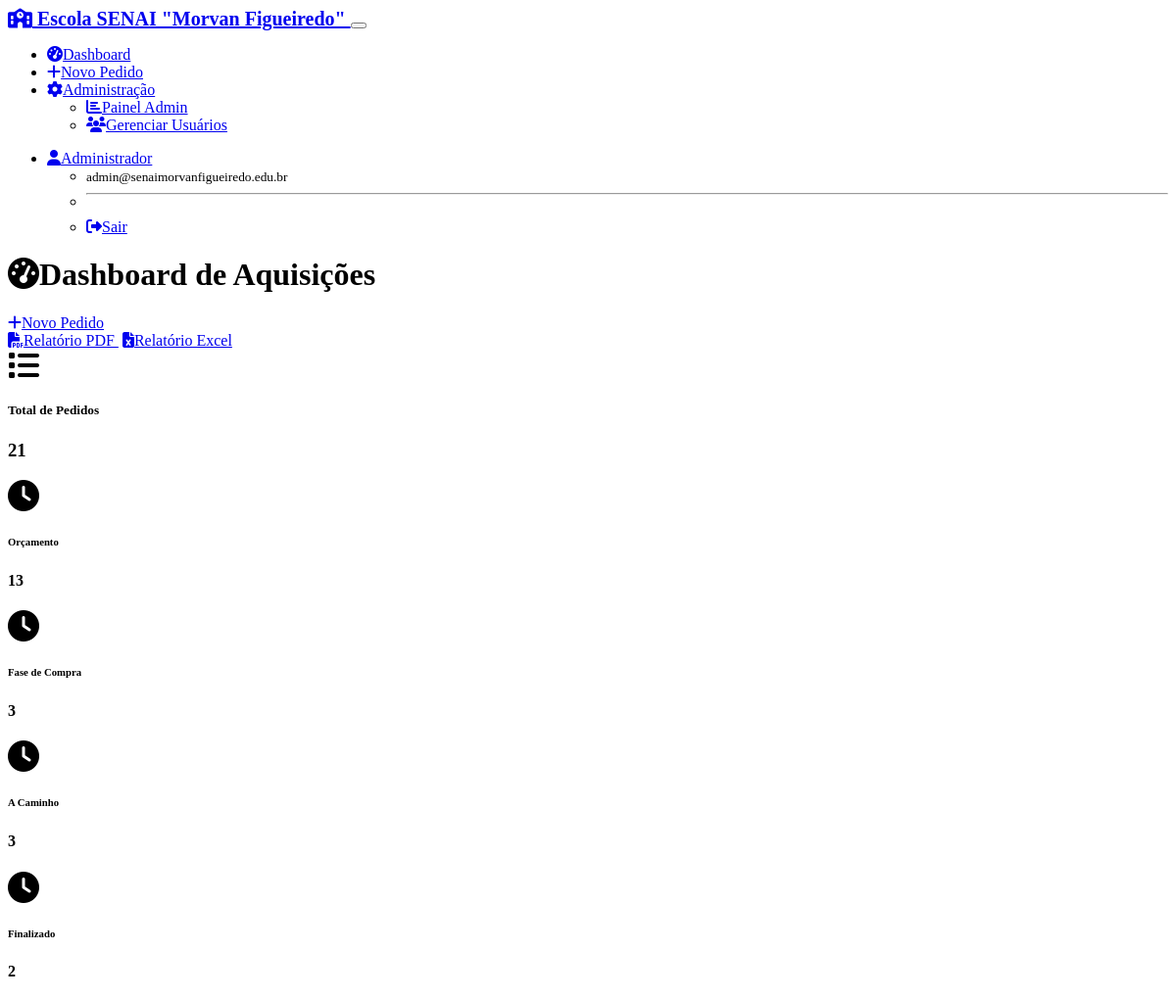
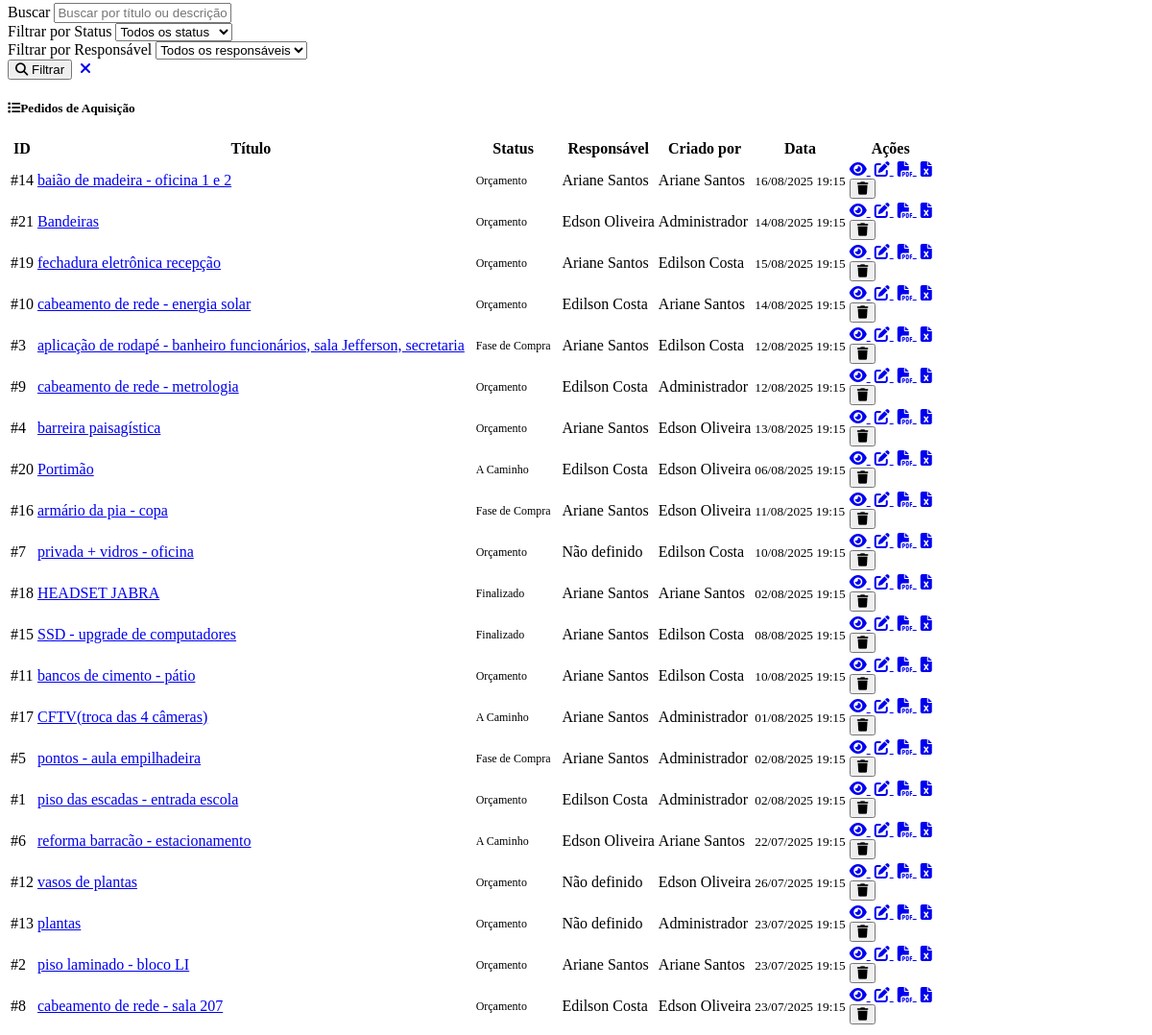
The page /dashboard (signed in) on the database its author committed (2 pictures, top to bottom).
### models.py (models this page shows, shortened)
class User(UserMixin, db.Model):
    id = db.Column(db.Integer, primary_key=True)
    username = db.Column(db.String(64), unique=True, nullable=False)
    email = db.Column(db.String(120), unique=True, nullable=False)
    full_name = db.Column(db.String(120), nullable=False)
    password_hash = db.Column(db.String(256))
    needs_password_reset = db.Column(db.Boolean, default=False, nullable=False)
    is_admin = db.Column(db.Boolean, default=False, nullable=False)
    active = db.Column(db.Boolean, default=True, nullable=False)
    created_at = db.Column(db.DateTime, default=datetime.utcnow)
    @property
    def is_active(self):
        return self.active
    acquisition_requests = db.relationship('AcquisitionRequest', foreign_keys='AcquisitionRequest.created_by_id', backref='creator', lazy='dynamic')
    assigned_requests = db.relationship('AcquisitionRequest', foreign_keys='AcquisitionRequest.responsible_id', backref='responsible', lazy='dynamic')
    status_changes = db.relationship('StatusChange', backref='changed_by_user', lazy='dynamic')

class AcquisitionRequest(db.Model):
    id = db.Column(db.Integer, primary_key=True)
    title = db.Column(db.String(200), nullable=False)
    description = db.Column(db.Text, nullable=False)
    status = db.Column(db.String(50), nullable=False, default='orcamento')
    observations = db.Column(db.Text)
    created_at = db.Column(db.DateTime, default=datetime.utcnow)
    updated_at = db.Column(db.DateTime, default=datetime.utcnow, onupdate=datetime.utcnow)
    created_by_id = db.Column(db.Integer, db.ForeignKey('user.id'), nullable=False)
    responsible_id = db.Column(db.Integer, db.ForeignKey('user.id'))
    attachments = db.relationship('Attachment', backref='request', lazy='dynamic', cascade='all, delete-orphan')
    status_changes = db.relationship('StatusChange', backref='request', lazy='dynamic', cascade='all, delete-orphan')
    STATUS_CHOICES = [
        ('orcamento', 'Orçamento'),
        ('fase_compra', 'Fase de Compra'),
        ('a_caminho', 'A Caminho'),
        ('finalizado', 'Finalizado')
    ]

### routes.py (the view)
@app.route('/')
@app.route('/dashboard')
@login_required
def dashboard():
    search_form = SearchForm()
    search = request.args.get('search', '')
    status_filter = request.args.get('status_filter', '')
    responsible_filter = request.args.get('responsible_filter', 0, type=int)
    query = AcquisitionRequest.query
    if search:
        query = query.filter(or_(
            AcquisitionRequest.title.contains(search),
            AcquisitionRequest.description.contains(search)
        ))
    if status_filter:
        query = query.filter(AcquisitionRequest.status == status_filter)
    if responsible_filter > 0:
        query = query.filter(AcquisitionRequest.responsible_id == responsible_filter)
    requests = query.order_by(desc(AcquisitionRequest.updated_at)).all()
    total_requests = AcquisitionRequest.query.count()
    status_counts = {}
    for status_code, status_name in AcquisitionRequest.STATUS_CHOICES:
        count = AcquisitionRequest.query.filter_by(status=status_code).count()
        status_counts[status_name] = count
    search_form.search.data = search
    search_form.status_filter.data = status_filter
    search_form.responsible_filter.data = responsible_filter
    return render_template('dashboard.html',
                         requests=requests,
                         search_form=search_form,
                         total_requests=total_requests,
                         status_counts=status_counts)

### forms.py
class SearchForm(FlaskForm):
    search = StringField('Buscar', validators=[Optional(), Length(max=100)])
    status_filter = SelectField('Filtrar por Status', validators=[Optional()])
    responsible_filter = SelectField('Filtrar por Responsável', coerce=int, validators=[Optional()])
    submit = SubmitField('Filtrar')
    def __init__(self, *args, **kwargs):
        super(SearchForm, self).__init__(*args, **kwargs)
        self.status_filter.choices = [('', 'Todos os status')] + AcquisitionRequest.STATUS_CHOICES
        self.responsible_filter.choices = [(0, 'Todos os responsáveis')] + [
            (user.id, user.full_name) for user in User.query.filter_by(active=True).all()
        ]

### app.py (called while the page is built)
@login_manager.user_loader
def load_user(user_id):
    from models import User
    return User.query.get(int(user_id))

### templates/dashboard.html (shortened to what this page needs)
{% extends "base.html" %}
{% block content %}
<div class="d-flex justify-content-between align-items-center mb-4">
    <h1><i class="fas fa-tachometer-alt me-2"></i>Dashboard de Aquisições</h1>
    <div class="btn-group">
        <a href="{{ url_for('new_request') }}" class="btn btn-primary">
            <i class="fas fa-plus me-1"></i>Novo Pedido
        </a>
        {% if current_user.is_admin %}
        <div class="btn-group">
            <a href="{{ url_for('generate_general_pdf') }}" class="btn btn-success">
                <i class="fas fa-file-pdf me-1"></i>Relatório PDF
            </a>
            <a href="{{ url_for('export_excel_all') }}" class="btn btn-success">
                <i class="fas fa-file-excel me-1"></i>Relatório Excel
            </a>
        </div>
        {% endif %}
    </div>
</div>
<div class="row mb-4">
    <div class="col-md-3">
        <div class="card text-center">
            <div class="card-body">
                <i class="fas fa-list fa-2x text-primary mb-2"></i>
                <h5 class="card-title">Total de Pedidos</h5>
                <h3 class="text-primary">{{ total_requests }}</h3>
            </div>
        </div>
    </div>
    {% for status_name, count in status_counts.items() %}
    <div class="col-md-3">
        <div class="card text-center">
            <div class="card-body">
                <i class="fas fa-clock fa-2x text-info mb-2"></i>
                <h6 class="card-title">{{ status_name }}</h6>
                <h4 class="text-info">{{ count }}</h4>
            </div>
        </div>
    </div>
    {% endfor %}
</div>
<div class="card mb-4">
    <div class="card-body">
        <form method="GET" class="row g-3">
            <div class="col-md-4">
                {{ search_form.search.label(class="form-label") }}
                {{ search_form.search(class="form-control", placeholder="Buscar por título ou descrição...") }}
            </div>
            <div class="col-md-3">
                {{ search_form.status_filter.label(class="form-label") }}
                {{ search_form.status_filter(class="form-select") }}
            </div>
            <div class="col-md-3">
                {{ search_form.responsible_filter.label(class="form-label") }}
                {{ search_form.responsible_filter(class="form-select") }}
            </div>
            <div class="col-md-2 d-flex align-items-end">
                <button type="submit" class="btn btn-secondary me-2">
                    <i class="fas fa-search"></i> Filtrar
                </button>
                <a href="{{ url_for('dashboard') }}" class="btn btn-outline-secondary">
                    <i class="fas fa-times"></i>
                </a>
            </div>
        </form>
    </div>
</div>
<div class="card">
    <div class="card-header">
        <h5 class="mb-0"><i class="fas fa-list me-2"></i>Pedidos de Aquisição</h5>
    </div>
    <div class="card-body">
        {% if requests %}
            <div class="table-responsive">
                <table class="table table-hover">
                    <thead>
                        <tr>
                            <th>ID</th>
                            <th>Título</th>
                            <th>Status</th>
                            <th>Responsável</th>
                            <th>Criado por</th>
                            <th>Data</th>
                            <th>Ações</th>
                        </tr>
                    </thead>
                    <tbody>
                        {% for request in requests %}
                        <tr>
                            <td>#{{ request.id }}</td>
                            <td>
                                <a href="{{ url_for('view_request', id=request.id) }}" class="text-decoration-none">
                                    {{ request.title }}
                                </a>
                            </td>
                            <td>
                                {% set status_classes = {
                                    'orcamento': 'warning',
                                    'fase_compra': 'info',
                                    'a_caminho': 'primary',
                                    'finalizado': 'success'
                                } %}
                                {% set status_names = {
                                    'orcamento': 'Orçamento',
                                    'fase_compra': 'Fase de Compra',
                                    'a_caminho': 'A Caminho',
                                    'finalizado': 'Finalizado'
                                } %}
                                <span class="badge bg-{{ status_classes.get(request.status, 'secondary') }} text-white">
                                    {{ status_names.get(request.status, request.status) }}
                                </span>
                            </td>
                            <td>
                                {% if request.responsible %}
                                    {{ request.responsible.full_name }}
                                {% else %}
                                    <span class="text-muted">Não definido</span>
                                {% endif %}
                            </td>
                            <td>{{ request.creator.full_name }}</td>
                            <td>
                                <small class="text-muted">
                                    {{ request.created_at.strftime('%d/%m/%Y %H:%M') }}
                                </small>
                            </td>
                            <td>
                                <div class="btn-group" role="group">
                                    <a href="{{ url_for('view_request', id=request.id) }}" class="btn btn-sm btn-outline-primary" title="Ver detalhes">
                                        <i class="fas fa-eye"></i>
                                    </a>
                                    {% if current_user.is_admin or request.created_by_id == current_user.id %}
                                    <a href="{{ url_for('edit_request', id=request.id) }}" class="btn btn-sm btn-outline-secondary" title="Editar">
                                        <i class="fas fa-edit"></i>
                                    </a>
                                    {% endif %}
                                    <a href="{{ url_for('generate_request_pdf_route', id=request.id) }}" class="btn btn-sm btn-outline-success" title="Gerar PDF">
                                        <i class="fas fa-file-pdf"></i>
                                    </a>
                                    <a href="{{ url_for('export_excel_request', id=request.id) }}" class="btn btn-sm btn-outline-success" title="Exportar Excel">
                                        <i class="fas fa-file-excel"></i>
                                    </a>
                                    {% if current_user.is_admin %}
                                    <form method="POST" action="{{ url_for('delete_request', id=request.id) }}"
                                          class="d-inline" onsubmit="return confirm('Tem certeza que deseja excluir este pedido? Esta ação não pode ser desfeita.')">
                                        <button type="submit" class="btn btn-sm btn-outline-danger" title="Excluir">
                                            <i class="fas fa-trash"></i>
                                        </button>
                                    </form>
                                    {% endif %}
                                </div>
                            </td>
                        </tr>
                        {% endfor %}
                    </tbody>
                </table>
            </div>
        {% endif %}
    </div>
</div>
{% endblock %}

### templates/base.html (shortened to what this page needs)
<!DOCTYPE html>
<html lang="pt-BR" data-bs-theme="dark">
<head>
    <link href="https://cdn.replit.com/agent/bootstrap-agent-dark-theme.min.css" rel="stylesheet">
    <link rel="stylesheet" href="https://cdnjs.cloudflare.com/ajax/libs/font-awesome/6.4.0/css/all.min.css">
    <link rel="stylesheet" href="{{ url_for('static', filename='style.css') }}">
</head>
<body>
    {% if current_user.is_authenticated %}
    <nav class="navbar navbar-expand-lg navbar-dark bg-primary">
        <div class="container">
            <a class="navbar-brand" href="{{ url_for('dashboard') }}">
                <i class="fas fa-school me-2"></i>
Escola SENAI "Morvan Figueiredo"
            </a>
            <button class="navbar-toggler" type="button" data-bs-toggle="collapse" data-bs-target="#navbarNav">
            </button>
            <div class="collapse navbar-collapse" id="navbarNav">
                <ul class="navbar-nav me-auto">
                    <li class="nav-item">
                        <a class="nav-link" href="{{ url_for('dashboard') }}">
                            <i class="fas fa-tachometer-alt me-1"></i>Dashboard
                        </a>
                    </li>
                    <li class="nav-item">
                        <a class="nav-link" href="{{ url_for('new_request') }}">
                            <i class="fas fa-plus me-1"></i>Novo Pedido
                        </a>
                    </li>
                    {% if current_user.is_admin %}
                    <li class="nav-item dropdown">
                        <a class="nav-link dropdown-toggle" href="#" role="button" data-bs-toggle="dropdown">
                            <i class="fas fa-cog me-1"></i>Administração
                        </a>
                        <ul class="dropdown-menu">
                            <li><a class="dropdown-item" href="{{ url_for('admin_panel') }}">
                                <i class="fas fa-chart-bar me-1"></i>Painel Admin
                            </a></li>
                            <li><a class="dropdown-item" href="{{ url_for('user_management') }}">
                                <i class="fas fa-users me-1"></i>Gerenciar Usuários
                            </a></li>
                        </ul>
                    </li>
                    {% endif %}
                </ul>
                <ul class="navbar-nav">
                    <li class="nav-item dropdown">
                        <a class="nav-link dropdown-toggle" href="#" role="button" data-bs-toggle="dropdown">
                            <i class="fas fa-user me-1"></i>{{ current_user.full_name }}
                        </a>
                        <ul class="dropdown-menu">
                            <li><span class="dropdown-item-text">
                                <small class="text-muted">{{ current_user.email }}</small>
                            </span></li>
                            <li><hr class="dropdown-divider"></li>
                            <li><a class="dropdown-item" href="{{ url_for('logout') }}">
                                <i class="fas fa-sign-out-alt me-1"></i>Sair
                            </a></li>
                        </ul>
                    </li>
                </ul>
            </div>
        </div>
    </nav>
    {% endif %}
    <main class="container my-4">
        {% if error_message %}
            <div class="text-center">
                <h1 class="display-1">😔</h1>
                <h2>{{ error_message }}</h2>
                <a href="{{ url_for('dashboard') }}" class="btn btn-primary">
                    <i class="fas fa-home me-1"></i>Voltar ao Dashboard
                </a>
            </div>
        {% else %}
            {% block content %}{% endblock %}
        {% endif %}
    </main>
</body>
</html>

### static/style.css (style rules this page uses)
.badge { font-size: 0.75rem; padding: 0.35em 0.65em; }
.card { transition: box-shadow 0.15s ease-in-out; }
.navbar-brand { font-weight: 600; font-size: 1.25rem; }
.btn + .btn { margin-left: 0.25rem; }
.fade-in { animation: fadeIn 0.3s ease-in; }
.status-orcamento { color: var(--bs-warning); }
.status-fase-compra { color: var(--bs-info); }
.status-a-caminho { color: var(--bs-primary); }
.status-finalizado { color: var(--bs-success); }

### rows shown on the page
User: full_name "Administrador", email "admin@senaimorvanfigueiredo.edu.br"
AcquisitionRequest: id "14", title "baião de madeira - oficina 1 e 2", get "Orçamento", responsible.full_name "Ariane Santos", creator.full_name "Ariane Santos", created_at "16/08/2025 19:15"
AcquisitionRequest: id "21", title "Bandeiras", get "Orçamento", responsible.full_name "Edson Oliveira", creator.full_name "Administrador", created_at "14/08/2025 19:15"
AcquisitionRequest: id "19", title "fechadura eletrônica recepção", get "Orçamento", responsible.full_name "Ariane Santos", creator.full_name "Edilson Costa", created_at "15/08/2025 19:15"
AcquisitionRequest: id "10", title "cabeamento de rede - energia solar", get "Orçamento", responsible.full_name "Edilson Costa", creator.full_name "Ariane Santos", created_at "14/08/2025 19:15"
AcquisitionRequest: id "3", title "aplicação de rodapé - banheiro funcionários, sala Jefferson, secretaria", get "Fase de Compra", responsible.full_name "Ariane Santos", creator.full_name "Edilson Costa", created_at "12/08/2025 19:15"
AcquisitionRequest: id "9", title "cabeamento de rede - metrologia", get "Orçamento", responsible.full_name "Edilson Costa", creator.full_name "Administrador", created_at "12/08/2025 19:15"
AcquisitionRequest: id "4", title "barreira paisagística", get "Orçamento", responsible.full_name "Ariane Santos", creator.full_name "Edson Oliveira", created_at "13/08/2025 19:15"
AcquisitionRequest: id "20", title "Portimão", get "A Caminho", responsible.full_name "Edilson Costa", creator.full_name "Edson Oliveira", created_at "06/08/2025 19:15"
AcquisitionRequest: id "16", title "armário da pia - copa", get "Fase de Compra", responsible.full_name "Ariane Santos", creator.full_name "Edson Oliveira", created_at "11/08/2025 19:15"
AcquisitionRequest: id "7", title "privada + vidros - oficina", get "Orçamento", shows "Não definido", creator.full_name "Edilson Costa", created_at "10/08/2025 19:15"
AcquisitionRequest: id "18", title "HEADSET JABRA", get "Finalizado", responsible.full_name "Ariane Santos", creator.full_name "Ariane Santos", created_at "02/08/2025 19:15"
AcquisitionRequest: id "15", title "SSD - upgrade de computadores", get "Finalizado", responsible.full_name "Ariane Santos", creator.full_name "Edilson Costa", created_at "08/08/2025 19:15"
AcquisitionRequest: id "11", title "bancos de cimento - pátio", get "Orçamento", responsible.full_name "Ariane Santos", creator.full_name "Edilson Costa", created_at "10/08/2025 19:15"
AcquisitionRequest: id "17", title "CFTV(troca das 4 câmeras)", get "A Caminho", responsible.full_name "Ariane Santos", creator.full_name "Administrador", created_at "01/08/2025 19:15"
AcquisitionRequest: id "5", title "pontos - aula empilhadeira", get "Fase de Compra", responsible.full_name "Ariane Santos", creator.full_name "Administrador", created_at "02/08/2025 19:15"
AcquisitionRequest: id "1", title "piso das escadas - entrada escola", get "Orçamento", responsible.full_name "Edilson Costa", creator.full_name "Administrador", created_at "02/08/2025 19:15"
AcquisitionRequest: id "6", title "reforma barracão - estacionamento", get "A Caminho", responsible.full_name "Edson Oliveira", creator.full_name "Ariane Santos", created_at "22/07/2025 19:15"
AcquisitionRequest: id "12", title "vasos de plantas", get "Orçamento", shows "Não definido", creator.full_name "Edson Oliveira", created_at "26/07/2025 19:15"
AcquisitionRequest: id "13", title "plantas", get "Orçamento", shows "Não definido", creator.full_name "Administrador", created_at "23/07/2025 19:15"
AcquisitionRequest: id "2", title "piso laminado - bloco LI", get "Orçamento", responsible.full_name "Ariane Santos", creator.full_name "Ariane Santos", created_at "23/07/2025 19:15"
AcquisitionRequest: id "8", title "cabeamento de rede - sala 207", get "Orçamento", responsible.full_name "Edilson Costa", creator.full_name "Edson Oliveira", created_at "23/07/2025 19:15"

### other values the page prints
{{ total_requests }} "21"
{{ status_name }} "Orçamento" "Fase de Compra" "A Caminho" "Finalizado"
{{ count }} "13" "3" "3" "2"
{{ search_form.search.label(class="form-label") }} "Buscar"
{{ search_form.status_filter.label(class="form-label") }} "Filtrar por Status"
{{ search_form.responsible_filter.label(class="form-label") }} "Filtrar por Responsável"
